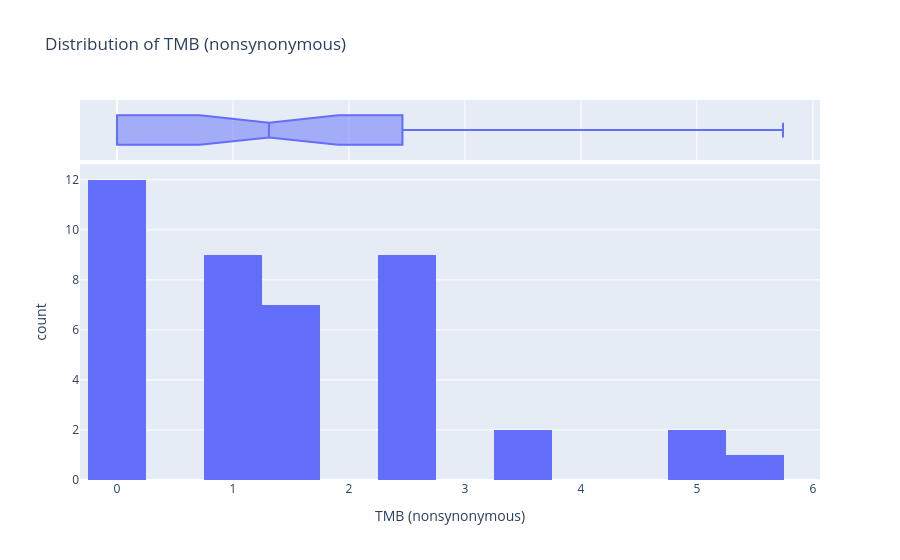

Notebook code for this chart:
### Markdown cell above
# Interactive Histogram

### Code cell
variable = "TMB (nonsynonymous)"

fig = px.histogram(
    df,
    x=variable,
    nbins=15,
    marginal="box",
    title=f"Distribution of {variable}"
)

fig.show()

### Figure 1 — Plotly figure (JSON) as saved in the notebook; plotly's stock layout.template omitted (floating-point values rounded to 4 significant figures)
{"data": [{"bingroup": "x", "hovertemplate": "TMB (nonsynonymous)=%{x}<br>count=%{y}<extra></extra>", "legendgroup": "", "marker": {"color": "#636efa", "pattern": {"shape": ""}}, "name": "", "nbinsx": 15, "orientation": "v", "showlegend": false, "type": "histogram", "x": [0.9787, 0.8647, 0.0, 0.0, 0.8647, 2.594, 0.0, 0.8647, 0.0, 0.0, 0.8647, 1.729, 2.594, 3.281, 0.8647, 2.461, 2.461, 0.0, 0.0, 1.729, 1.641, 0.8647, 2.461, 0.0, 4.922, 1.729, 1.729, 1.641, 0.8203, 1.641, 0.0, 0.8203, 0.0, 0.0, 0.0, 2.461, 3.281, 2.461, 5.742, 4.922, 2.461, 2.461], "xaxis": "x", "yaxis": "y"}, {"hovertemplate": "TMB (nonsynonymous)=%{x}<extra></extra>", "legendgroup": "", "marker": {"color": "#636efa"}, "name": "", "notched": true, "showlegend": false, "type": "box", "x": [0.9787, 0.8647, 0.0, 0.0, 0.8647, 2.594, 0.0, 0.8647, 0.0, 0.0, 0.8647, 1.729, 2.594, 3.281, 0.8647, 2.461, 2.461, 0.0, 0.0, 1.729, 1.641, 0.8647, 2.461, 0.0, 4.922, 1.729, 1.729, 1.641, 0.8203, 1.641, 0.0, 0.8203, 0.0, 0.0, 0.0, 2.461, 3.281, 2.461, 5.742, 4.922, 2.461, 2.461], "xaxis": "x2", "yaxis": "y2"}], "layout": {"barmode": "relative", "legend": {"tracegroupgap": 0}, "title": {"text": "Distribution of TMB (nonsynonymous)"}, "xaxis": {"anchor": "y", "domain": [0, 1], "title": {"text": "TMB (nonsynonymous)"}}, "xaxis2": {"anchor": "y2", "domain": [0, 1], "matches": "x", "showgrid": true, "showticklabels": false}, "yaxis": {"anchor": "x", "domain": [0, 0.8316], "title": {"text": "count"}}, "yaxis2": {"anchor": "x2", "domain": [0.8416, 1], "matches": "y2", "showgrid": false, "showline": false, "showticklabels": false, "ticks": ""}}}
